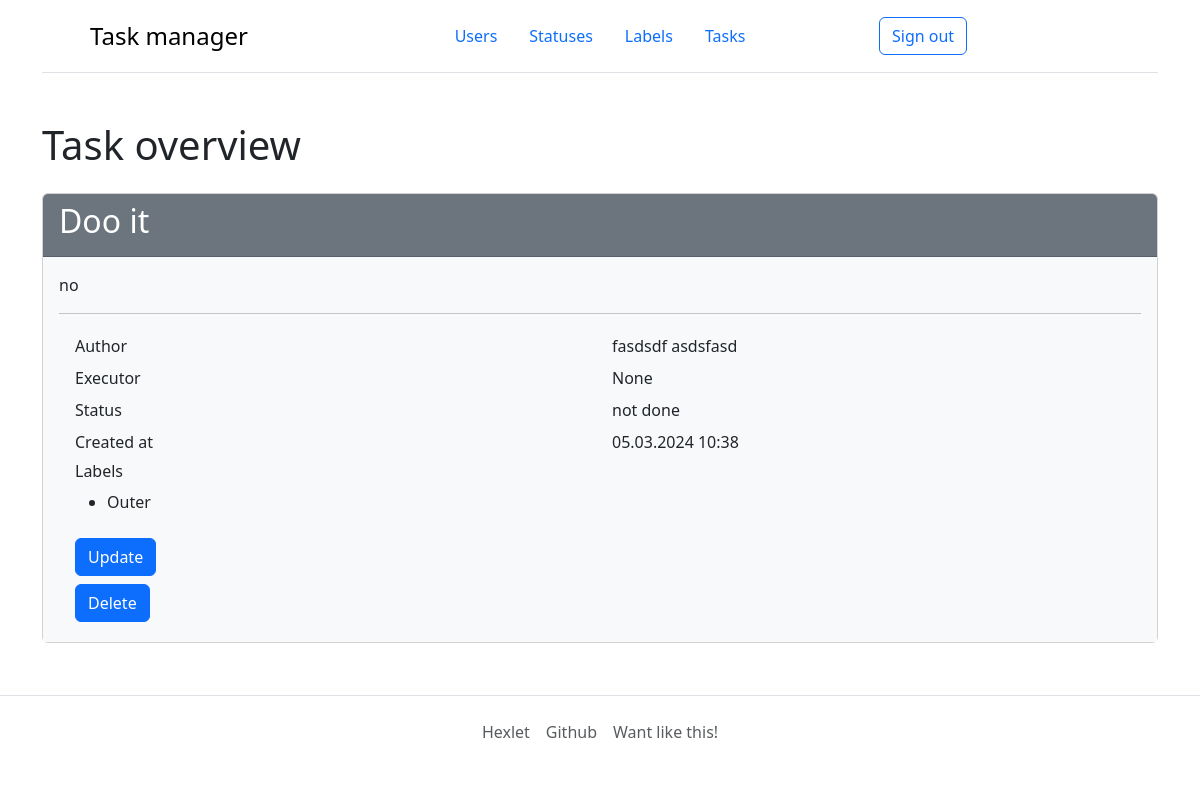
The page /tasks/2/ (signed in) on the database its author committed.
### task_manager/tasks/models.py (models this page shows)
class Task(models.Model):
    name = models.CharField(max_length=255, unique=True)
    description = models.TextField(blank=True)
    author = models.ForeignKey(User, on_delete=models.PROTECT)
    status = models.ForeignKey(Status, on_delete=models.PROTECT)
    label_set = models.ManyToManyField(Label, through='Membership')
    executor = models.ForeignKey(User, on_delete=models.PROTECT, null=True,
                                 blank=True, related_name='tasks_todo')
    created_at = models.DateTimeField(auto_now_add=True)
    class Meta:
        verbose_name = _('Task')

### task_manager/statuses/models.py (models this page shows, shortened)
class Status(models.Model):
    name = models.CharField(max_length=255, unique=True)
    created_at = models.DateTimeField(auto_now_add=True)
    class Meta:
        verbose_name = _('Status')
        verbose_name_plural = _('Statuses')

### task_manager/labels/models.py (models this page shows, shortened)
class Label(models.Model):
    name = models.CharField(max_length=255,
                            unique=True)
    created_at = models.DateTimeField(auto_now_add=True)
    class Meta:
        verbose_name = _('Label')

### task_manager/tasks/views.py (the view)
# urls.py: path('<int:pk>/', TaskDetailView.as_view(), name='tasks_detail'),
class TaskDetailView(LoginRequired, DetailView):
    model = Task
    template_name = 'tasks/detail.html'
    context_object_name = 'task'

### task_manager/service_tools/permissions.py (called while the page is built)
    def dispatch(self, request, *args, **kwargs):
        if not request.user.is_authenticated:
            messages.error(request, self.err_message)
            return redirect(reverse_lazy('login'))
        return super().dispatch(request, *args, **kwargs) # noqa

### task_manager/users/models.py (called while the page is built)
def __str__(self):
    return self.get_full_name()

### task_manager/templates/tasks/detail.html (shortened to what this page needs)
{% extends 'basement.html' %}
{% load django_bootstrap5 i18n %}
{% block content %}
<h1 class="my-4">{% trans 'Task overview' %}</h1>
<div class="card">
    <div class="card-header bg-secondary text-white">
        <h2>{{ task.name }}</h2>
    </div>
    <div class="card-body bg-light">
        {% if task.description %}
        <p>{{ task.description}}</p>
        <hr>
        {% endif %}
        <div class="container">
            <div class="row p-1">
                <div class="col">{% trans 'Author' %}</div>
                <div class="col">{{ task.author }}</div>
            </div>
            <div class="row p-1">
                <div class="col">{% trans 'Executor' %}</div>
                <div class="col">{{ task.executor }}</div>
            </div>
            <div class="row p-1">
                <div class="col">{% trans 'Status' %}</div>
                <div class="col">{{ task.status.name }}</div>
            </div>
            <div class="row p-1">
                <div class="col">{% trans 'Created at' %}</div>
                <div class="col">{{ task.created_at|date:"d.m.Y H:i" }}</div>
            </div>
            <div class="row p-1">
                <div class="col">
                <h6>{% trans 'Labels' %}</h6>
                <ul>
                    {% for label in task.label_set.all %}
                     <li>{{ label.name }}</li>
                    {% endfor %}
                </ul>
                </div>
            </div>
            <div class="row p-1">
                <form action="{% url 'tasks_update' task.pk %}" class="mb-2">
                {% trans 'Update' as button_update %}
                {% bootstrap_button button_type='submit' content=button_update %}
                </form>
                <form action="{% url 'tasks_delete' task.pk %}">
                {% trans 'Delete' as button_delete %}
                {% bootstrap_button button_type='submit' content=button_delete %}
                </form>
            </div>
        </div>
    </div>
</div>
{% endblock %}

### rows shown on the page
Task: name "Doo it", description "no", author "fasdsdf asdsfasd", executor "None", status.name "not done", created_at "05.03.2024 10:38"
Label: name "Outer"

### other values the page prints
{{ title_ }} "Task manager"
